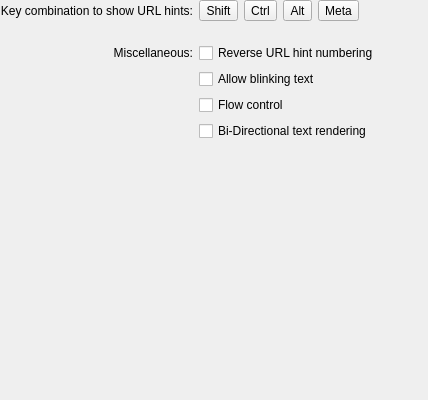
<?xml version="1.0" encoding="UTF-8"?>
<ui version="4.0">
 <class>EditProfileAdvancedPage</class>
 <widget class="QWidget" name="EditProfileAdvancedPage">
  <property name="geometry">
   <rect>
    <x>0</x>
    <y>0</y>
    <width>428</width>
    <height>400</height>
   </rect>
  </property>
  <layout class="QVBoxLayout" name="verticalLayout">
   <property name="spacing">
    <number>0</number>
   </property>
   <property name="leftMargin">
    <number>0</number>
   </property>
   <property name="topMargin">
    <number>0</number>
   </property>
   <property name="rightMargin">
    <number>0</number>
   </property>
   <property name="bottomMargin">
    <number>0</number>
   </property>
   <item>
    <layout class="QGridLayout">
     <property name="spacing">
      <number>6</number>
     </property>
     <item row="2" column="0" alignment="Qt::AlignRight">
      <widget class="QLabel" name="label">
       <property name="text">
        <string comment="Items that do not fit in other categories">Miscellaneous:</string>
       </property>
       <property name="alignment">
        <set>Qt::AlignRight|Qt::AlignTrailing|Qt::AlignVCenter</set>
       </property>
      </widget>
     </item>
     <item row="1" column="1">
      <spacer>
       <property name="orientation">
        <enum>Qt::Vertical</enum>
       </property>
       <property name="sizeType">
        <enum>QSizePolicy::Fixed</enum>
       </property>
       <property name="sizeHint" stdset="0">
        <size>
         <width>20</width>
         <height>16</height>
        </size>
       </property>
      </spacer>
     </item>
     <item row="0" column="0" alignment="Qt::AlignRight">
      <widget class="QLabel" name="urlHintsLabel">
       <property name="text">
        <string>Key combination to show URL hints:</string>
       </property>
       <property name="alignment">
        <set>Qt::AlignRight|Qt::AlignTrailing|Qt::AlignVCenter</set>
       </property>
      </widget>
     </item>
     <item row="4" column="1">
      <widget class="QCheckBox" name="enableFlowControlButton">
       <property name="sizePolicy">
        <sizepolicy hsizetype="Preferred" vsizetype="Fixed">
         <horstretch>0</horstretch>
         <verstretch>0</verstretch>
        </sizepolicy>
       </property>
       <property name="toolTip">
        <string>Allow the output to be suspended by pressing Ctrl+S</string>
       </property>
       <property name="text">
        <string>Flow control</string>
       </property>
      </widget>
     </item>
     <item row="2" column="1">
      <widget class="QCheckBox" name="enableReverseUrlHints">
       <property name="toolTip">
        <string>Number URL hints in reverse, starting from the bottom</string>
       </property>
       <property name="text">
        <string>Reverse URL hint numbering</string>
       </property>
      </widget>
     </item>
     <item row="3" column="1">
      <widget class="QCheckBox" name="enableBlinkingTextButton">
       <property name="sizePolicy">
        <sizepolicy hsizetype="Preferred" vsizetype="Fixed">
         <horstretch>0</horstretch>
         <verstretch>0</verstretch>
        </sizepolicy>
       </property>
       <property name="toolTip">
        <string>Allow terminal programs to create blinking sections of text</string>
       </property>
       <property name="text">
        <string>Allow blinking text</string>
       </property>
      </widget>
     </item>
     <item row="0" column="1">
      <layout class="QHBoxLayout" stretch="0,1">
       <property name="spacing">
        <number>0</number>
       </property>
       <property name="leftMargin">
        <number>0</number>
       </property>
       <property name="topMargin">
        <number>0</number>
       </property>
       <item>
        <layout class="QHBoxLayout">
         <property name="spacing">
          <number>6</number>
         </property>
         <item>
          <widget class="QToolButton" name="urlHintsModifierShift">
           <property name="sizePolicy">
            <sizepolicy hsizetype="Preferred" vsizetype="Fixed">
             <horstretch>0</horstretch>
             <verstretch>0</verstretch>
            </sizepolicy>
           </property>
           <property name="text">
            <string comment="key on keyboard">Shift</string>
           </property>
           <property name="checkable">
            <bool>true</bool>
           </property>
           <property name="toolButtonStyle">
            <enum>Qt::ToolButtonFollowStyle</enum>
           </property>
          </widget>
         </item>
         <item>
          <widget class="QToolButton" name="urlHintsModifierCtrl">
           <property name="sizePolicy">
            <sizepolicy hsizetype="Preferred" vsizetype="Fixed">
             <horstretch>0</horstretch>
             <verstretch>0</verstretch>
            </sizepolicy>
           </property>
           <property name="text">
            <string comment="key on keyboard">Ctrl</string>
           </property>
           <property name="checkable">
            <bool>true</bool>
           </property>
           <property name="toolButtonStyle">
            <enum>Qt::ToolButtonFollowStyle</enum>
           </property>
          </widget>
         </item>
         <item>
          <widget class="QToolButton" name="urlHintsModifierAlt">
           <property name="sizePolicy">
            <sizepolicy hsizetype="Preferred" vsizetype="Fixed">
             <horstretch>0</horstretch>
             <verstretch>0</verstretch>
            </sizepolicy>
           </property>
           <property name="text">
            <string comment="key on keyboard">Alt</string>
           </property>
           <property name="checkable">
            <bool>true</bool>
           </property>
           <property name="toolButtonStyle">
            <enum>Qt::ToolButtonFollowStyle</enum>
           </property>
          </widget>
         </item>
         <item>
          <widget class="QToolButton" name="urlHintsModifierMeta">
           <property name="sizePolicy">
            <sizepolicy hsizetype="Preferred" vsizetype="Fixed">
             <horstretch>0</horstretch>
             <verstretch>0</verstretch>
            </sizepolicy>
           </property>
           <property name="text">
            <string comment="key on keyboard">Meta</string>
           </property>
           <property name="checkable">
            <bool>true</bool>
           </property>
           <property name="toolButtonStyle">
            <enum>Qt::ToolButtonFollowStyle</enum>
           </property>
          </widget>
         </item>
        </layout>
       </item>
       <item>
        <spacer>
         <property name="orientation">
          <enum>Qt::Horizontal</enum>
         </property>
         <property name="sizeHint" stdset="0">
          <size>
           <width>40</width>
           <height>20</height>
          </size>
         </property>
        </spacer>
       </item>
      </layout>
     </item>
     <item row="5" column="1">
      <widget class="QCheckBox" name="enableBidiRenderingButton">
       <property name="sizePolicy">
        <sizepolicy hsizetype="Preferred" vsizetype="Fixed">
         <horstretch>0</horstretch>
         <verstretch>0</verstretch>
        </sizepolicy>
       </property>
       <property name="toolTip">
        <string>Enable Bi-Directional display on terminals (valid for Arabic, Farsi or Hebrew only)</string>
       </property>
       <property name="text">
        <string>Bi-Directional text rendering</string>
       </property>
      </widget>
     </item>
     <item row="6" column="1">
      <spacer>
       <property name="orientation">
        <enum>Qt::Vertical</enum>
       </property>
       <property name="sizeType">
        <enum>QSizePolicy::Fixed</enum>
       </property>
       <property name="sizeHint" stdset="0">
        <size>
         <width>20</width>
         <height>16</height>
        </size>
       </property>
      </spacer>
     </item>
    </layout>
   </item>
   <item>
    <spacer>
     <property name="orientation">
      <enum>Qt::Vertical</enum>
     </property>
     <property name="sizeHint" stdset="0">
      <size>
       <width>20</width>
       <height>111</height>
      </size>
     </property>
    </spacer>
   </item>
  </layout>
 </widget>
 <tabstops>
  <tabstop>urlHintsModifierShift</tabstop>
  <tabstop>urlHintsModifierCtrl</tabstop>
  <tabstop>urlHintsModifierAlt</tabstop>
  <tabstop>urlHintsModifierMeta</tabstop>
 </tabstops>
 <resources/>
 <connections/>
</ui>
